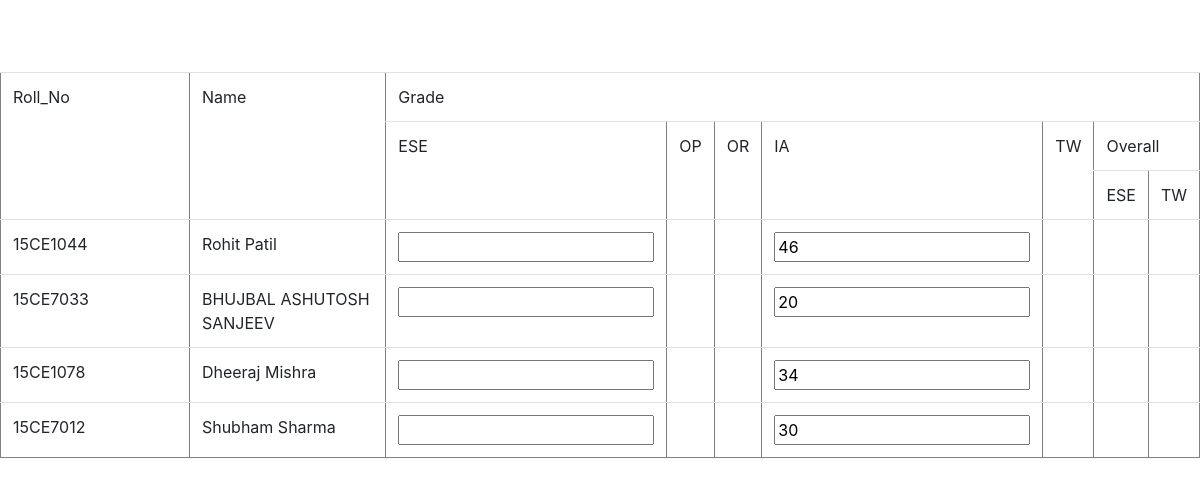
/update_ia.php, run on the app's committed database.
### tables this page shows
CREATE TABLE `sc_400` (
  `Roll_no` varchar(30) DEFAULT NULL,
  `full_name` varchar(30) DEFAULT NULL,
  `ESE` varchar(30) DEFAULT NULL,
  `OP` varchar(30) DEFAULT NULL,
  `ORAL` varchar(30) DEFAULT NULL,
  `IA` varchar(30) DEFAULT NULL,
  `TW` varchar(30) DEFAULT NULL,
  `OVERALL_ESE` varchar(30) DEFAULT NULL,
  `OVERALL_TW` varchar(30) DEFAULT NULL
);

### update_ia.php (the view, shortened to what this page needs)
 <?php
 	include 'connect.php';
 ?>
<!DOCTYPE html>
<html>
<head>
    <link rel="stylesheet" href="css/bootstrap-grid.min.css.map">
    <link rel="stylesheet" href="css/bootstrap.min.css">
    <link rel="stylesheet" href="css/style.css">
    <link rel="stylesheet" href="css/Print.css">
</head>
<body>
	<br><br><br>
	<table class="table" width="698"cellspacing="0"cellpadding="5" border="01">
                  <tbody>
	<?php
               $query_display =  mysqli_query($db,"select * from sc_400 ") ;
                 echo '
                  <tr>
                  <td rowspan="3" width="300">Roll_No</td>
                  <td rowspan="3" width="300">Name</td>
                  <td colspan="7">Grade</td>
                  </tr>
                  <tr>
                  <td width="10" rowspan="2">ESE</td>
                  <td width="10" rowspan="2">OP</td>
                  <td width="23" rowspan="2">OR</td>
                  <td width="18" rowspan="2">IA</td>
                  <td width="24" rowspan="2">TW</td>
                  <td colspan="2">Overall</td>
                  </tr>
                  <tr>
                  <td colspan="1">ESE</td>
                  <td colspan="1">TW</td>
                  </tr>';
                  while ($course_row = mysqli_fetch_array($query_display)) {
                    echo "
                    <tr>
                    <td> ". $course_row['Roll_no'] ."</td>
                    <td> ". $course_row['full_name']." </td>
                    <td><input type='text' name='ese_update' value='".$course_row['ESE']."'></td>
                    <td>".$course_row['OP']."</td>
                    <td>".$course_row['ORAL']."</td>
                    <td><input type='text' name='ia_update' value='".$course_row['IA']."'></td>
                    <td>".$course_row['TW']."</td>
                    <td>".$course_row['OVERALL_ESE']."</td>
                    <td>".$course_row['OVERALL_TW']."</td>
                    </tr>";
                  }
                ?>
        </tbody>
        </table>
</body>
</html>

### data on the page
sc_400: Roll_no "15CE1044", full_name "Rohit Patil", ia_update "46"
sc_400: Roll_no "15CE7033", full_name "BHUJBAL ASHUTOSH SANJEEV", ia_update "20"
sc_400: Roll_no "15CE1078", full_name "Dheeraj Mishra", ia_update "34"
sc_400: Roll_no "15CE7012", full_name "Shubham Sharma", ia_update "30"
